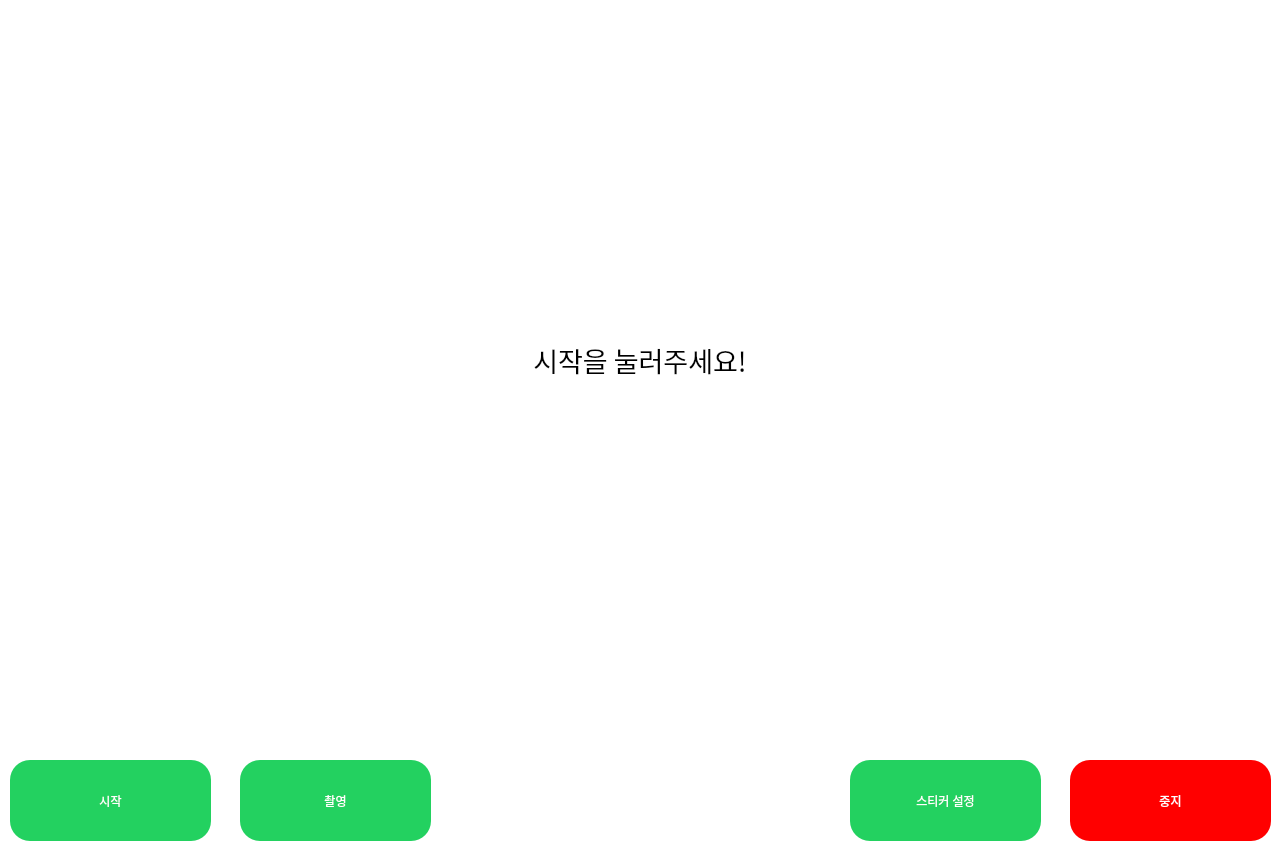
<?xml version="1.0" encoding="UTF-8"?>
<ui version="4.0">
 <class>Form</class>
 <widget class="QWidget" name="Form">
  <property name="geometry">
   <rect>
    <x>0</x>
    <y>0</y>
    <width>1280</width>
    <height>850</height>
   </rect>
  </property>
  <property name="windowTitle">
   <string>Form</string>
  </property>
  <property name="styleSheet">
   <string notr="true">background-color:#ffffff;</string>
  </property>
  <widget class="QLabel" name="label">
   <property name="geometry">
    <rect>
     <x>0</x>
     <y>0</y>
     <width>1280</width>
     <height>720</height>
    </rect>
   </property>
   <property name="minimumSize">
    <size>
     <width>0</width>
     <height>0</height>
    </size>
   </property>
   <property name="font">
    <font>
     <family>KoPub돋움체 Bold</family>
     <pointsize>20</pointsize>
     <weight>50</weight>
     <bold>false</bold>
    </font>
   </property>
   <property name="layoutDirection">
    <enum>Qt::LeftToRight</enum>
   </property>
   <property name="styleSheet">
    <string notr="true">backgournd-color:#ffffff;</string>
   </property>
   <property name="text">
    <string>시작을 눌러주세요!</string>
   </property>
   <property name="alignment">
    <set>Qt::AlignCenter</set>
   </property>
  </widget>
  <widget class="QPushButton" name="pushButton">
   <property name="geometry">
    <rect>
     <x>10</x>
     <y>760</y>
     <width>201</width>
     <height>81</height>
    </rect>
   </property>
   <property name="styleSheet">
    <string notr="true">background-color: #23d160;
   border-color: transparent;
   color: #fff;
   border-radius: 20px;</string>
   </property>
   <property name="text">
    <string>시작</string>
   </property>
  </widget>
  <widget class="QPushButton" name="pushButton_2">
   <property name="geometry">
    <rect>
     <x>240</x>
     <y>760</y>
     <width>191</width>
     <height>81</height>
    </rect>
   </property>
   <property name="styleSheet">
    <string notr="true">background-color: #23d160;
   border-color: transparent;
   color: #fff;
   border-radius: 20px;</string>
   </property>
   <property name="text">
    <string>촬영</string>
   </property>
  </widget>
  <widget class="QPushButton" name="pushButton_3">
   <property name="geometry">
    <rect>
     <x>1070</x>
     <y>760</y>
     <width>201</width>
     <height>81</height>
    </rect>
   </property>
   <property name="styleSheet">
    <string notr="true">background-color: #ff0000;
   border-color: transparent;
   color: #fff;
   border-radius: 20px;</string>
   </property>
   <property name="text">
    <string>중지</string>
   </property>
  </widget>
  <widget class="QPushButton" name="pushButton_4">
   <property name="geometry">
    <rect>
     <x>850</x>
     <y>760</y>
     <width>191</width>
     <height>81</height>
    </rect>
   </property>
   <property name="styleSheet">
    <string notr="true">background-color: #23d160;
   border-color: transparent;
   color: #fff;
   border-radius: 20px;</string>
   </property>
   <property name="text">
    <string>스티커 설정</string>
   </property>
  </widget>
 </widget>
 <resources/>
 <connections>
  <connection>
   <sender>pushButton</sender>
   <signal>clicked()</signal>
   <receiver>Form</receiver>
   <slot>start_capture()</slot>
   <hints>
    <hint type="sourcelabel">
     <x>139</x>
     <y>780</y>
    </hint>
    <hint type="destinationlabel">
     <x>167</x>
     <y>726</y>
    </hint>
   </hints>
  </connection>
  <connection>
   <sender>pushButton_2</sender>
   <signal>clicked()</signal>
   <receiver>Form</receiver>
   <slot>shot()</slot>
   <hints>
    <hint type="sourcelabel">
     <x>376</x>
     <y>795</y>
    </hint>
    <hint type="destinationlabel">
     <x>820</x>
     <y>778</y>
    </hint>
   </hints>
  </connection>
  <connection>
   <sender>pushButton_3</sender>
   <signal>clicked()</signal>
   <receiver>Form</receiver>
   <slot>stop_capture()</slot>
   <hints>
    <hint type="sourcelabel">
     <x>1128</x>
     <y>802</y>
    </hint>
    <hint type="destinationlabel">
     <x>999</x>
     <y>778</y>
    </hint>
   </hints>
  </connection>
  <connection>
   <sender>pushButton_4</sender>
   <signal>clicked()</signal>
   <receiver>Form</receiver>
   <slot>opensticker()</slot>
   <hints>
    <hint type="sourcelabel">
     <x>906</x>
     <y>806</y>
    </hint>
    <hint type="destinationlabel">
     <x>746</x>
     <y>814</y>
    </hint>
   </hints>
  </connection>
 </connections>
 <slots>
  <slot>start_capture()</slot>
  <slot>shot()</slot>
  <slot>stop_capture()</slot>
  <slot>opensticker()</slot>
 </slots>
</ui>
